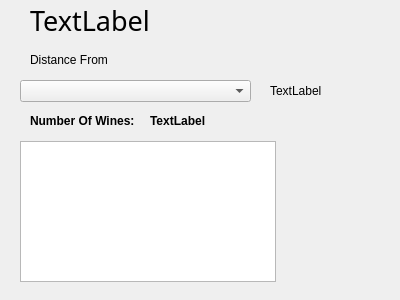
<?xml version="1.0" encoding="UTF-8"?>
<ui version="4.0">
 <class>DisplayWinery</class>
 <widget class="QDialog" name="DisplayWinery">
  <property name="geometry">
   <rect>
    <x>0</x>
    <y>0</y>
    <width>400</width>
    <height>300</height>
   </rect>
  </property>
  <property name="windowTitle">
   <string>Dialog</string>
  </property>
  <widget class="QComboBox" name="comboBox">
   <property name="geometry">
    <rect>
     <x>20</x>
     <y>80</y>
     <width>231</width>
     <height>22</height>
    </rect>
   </property>
  </widget>
  <widget class="QListWidget" name="listWidget">
   <property name="geometry">
    <rect>
     <x>20</x>
     <y>141</y>
     <width>256</width>
     <height>141</height>
    </rect>
   </property>
  </widget>
  <widget class="QLabel" name="label_2">
   <property name="geometry">
    <rect>
     <x>30</x>
     <y>110</y>
     <width>128</width>
     <height>22</height>
    </rect>
   </property>
   <property name="font">
    <font>
     <weight>75</weight>
     <bold>true</bold>
    </font>
   </property>
   <property name="text">
    <string>Number Of Wines:</string>
   </property>
  </widget>
  <widget class="QLabel" name="numberOfWines">
   <property name="geometry">
    <rect>
     <x>150</x>
     <y>110</y>
     <width>262</width>
     <height>22</height>
    </rect>
   </property>
   <property name="font">
    <font>
     <weight>75</weight>
     <bold>true</bold>
    </font>
   </property>
   <property name="text">
    <string>TextLabel</string>
   </property>
  </widget>
  <widget class="QLabel" name="wineryNameLabel">
   <property name="geometry">
    <rect>
     <x>30</x>
     <y>0</y>
     <width>361</width>
     <height>41</height>
    </rect>
   </property>
   <property name="font">
    <font>
     <family>Segoe Marker</family>
     <pointsize>20</pointsize>
    </font>
   </property>
   <property name="text">
    <string>TextLabel</string>
   </property>
  </widget>
  <widget class="QLabel" name="label">
   <property name="geometry">
    <rect>
     <x>116</x>
     <y>41</y>
     <width>271</width>
     <height>20</height>
    </rect>
   </property>
   <property name="text">
    <string/>
   </property>
  </widget>
  <widget class="QLabel" name="label_3">
   <property name="geometry">
    <rect>
     <x>30</x>
     <y>40</y>
     <width>141</width>
     <height>39</height>
    </rect>
   </property>
   <property name="text">
    <string>Distance From</string>
   </property>
  </widget>
  <widget class="QLabel" name="distanceLabel">
   <property name="geometry">
    <rect>
     <x>270</x>
     <y>80</y>
     <width>91</width>
     <height>21</height>
    </rect>
   </property>
   <property name="text">
    <string>TextLabel</string>
   </property>
  </widget>
 </widget>
 <resources/>
 <connections/>
</ui>
